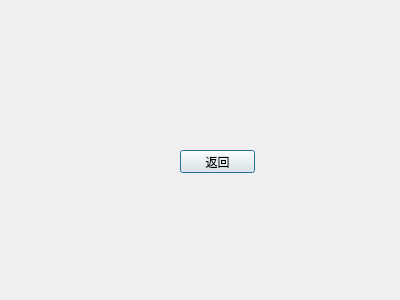
<?xml version="1.0" encoding="UTF-8"?>
<ui version="4.0">
 <class>demo</class>
 <widget class="QDialog" name="demo">
  <property name="geometry">
   <rect>
    <x>0</x>
    <y>0</y>
    <width>400</width>
    <height>300</height>
   </rect>
  </property>
  <property name="windowTitle">
   <string>Dialog</string>
  </property>
  <widget class="QPushButton" name="return_button">
   <property name="geometry">
    <rect>
     <x>180</x>
     <y>150</y>
     <width>75</width>
     <height>23</height>
    </rect>
   </property>
   <property name="text">
    <string>返回</string>
   </property>
  </widget>
 </widget>
 <resources/>
 <connections/>
</ui>
